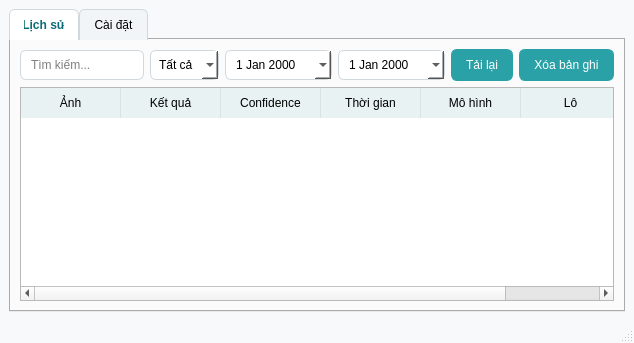
<?xml version='1.0' encoding='utf-8'?>
<ui version="4.0">
 <class>MainWindow_HistorySettings</class>
 <widget class="QMainWindow" name="MainWindow_HistorySettings">
  <property name="windowTitle"><string>Fruit ML - Lịch sử &amp; Cài đặt</string></property>
  <widget class="QWidget" name="centralwidget">
   <layout class="QVBoxLayout" name="verticalLayout">
    <item>
     <widget class="QTabWidget" name="tabMain">
      <widget class="QWidget" name="tabHistory">
       <attribute name="title"><string>Lịch sử</string></attribute>
       <layout class="QVBoxLayout" name="vlHistory">
        <item><layout class="QHBoxLayout" name="layoutFilters"><item><widget class="QLineEdit" name="txtSearchHistory"><property name="placeholderText"><string>Tìm kiếm...</string></property></widget></item><item><widget class="QComboBox" name="comboLabelHistory"><item><property name="text"><string>Tất cả</string></property></item><item><property name="text"><string>Good</string></property></item><item><property name="text"><string>Bad</string></property></item></widget></item><item><widget class="QDateEdit" name="dateFrom"><property name="calendarPopup"><bool>true</bool></property></widget></item><item><widget class="QDateEdit" name="dateTo"><property name="calendarPopup"><bool>true</bool></property></widget></item><item><widget class="QPushButton" name="btnReloadHistory"><property name="text"><string>Tải lại</string></property></widget></item><item><widget class="QPushButton" name="btnDeleteHistory"><property name="text"><string>Xóa bản ghi</string></property></widget></item></layout></item>
        <item><widget class="QTableWidget" name="tblHistory"><column><property name="text"><string>Ảnh</string></property></column><column><property name="text"><string>Kết quả</string></property></column><column><property name="text"><string>Confidence</string></property></column><column><property name="text"><string>Thời gian</string></property></column><column><property name="text"><string>Mô hình</string></property></column><column><property name="text"><string>Lô</string></property></column></widget></item>
       </layout>
      </widget>
      <widget class="QWidget" name="tabSettings">
       <attribute name="title"><string>Cài đặt</string></attribute>
       <layout class="QGridLayout" name="gridSettings">
        <item row="0" column="0"><widget class="QLabel" name="lblUsername"><property name="text"><string>Username</string></property></widget></item>
        <item row="0" column="1"><widget class="QLineEdit" name="txtUsername" /></item>
        <item row="1" column="0"><widget class="QLabel" name="lblEmail"><property name="text"><string>Email</string></property></widget></item>
        <item row="1" column="1"><widget class="QLineEdit" name="txtEmail" /></item>
        <item row="2" column="0"><widget class="QLabel" name="lblOldPassword"><property name="text"><string>Mật khẩu cũ</string></property></widget></item>
        <item row="2" column="1"><widget class="QLineEdit" name="txtOldPassword"><property name="echoMode"><enum>QLineEdit::Password</enum></property></widget></item>
        <item row="3" column="0"><widget class="QLabel" name="lblNewPassword"><property name="text"><string>Mật khẩu mới</string></property></widget></item>
        <item row="3" column="1"><widget class="QLineEdit" name="txtNewPassword"><property name="echoMode"><enum>QLineEdit::Password</enum></property></widget></item>
        <item row="4" column="0"><widget class="QLabel" name="lblConfirmNewPassword"><property name="text"><string>Nhập lại mật khẩu mới</string></property></widget></item>
        <item row="4" column="1"><widget class="QLineEdit" name="txtConfirmNewPassword"><property name="echoMode"><enum>QLineEdit::Password</enum></property></widget></item>
        <item row="5" column="0"><widget class="QPushButton" name="btnUpdateProfile"><property name="text"><string>Cập nhật hồ sơ</string></property></widget></item>
        <item row="5" column="1"><widget class="QPushButton" name="btnChangePassword"><property name="text"><string>Đổi mật khẩu</string></property></widget></item>
        <item row="6" column="0" colspan="2"><widget class="QPushButton" name="btnLogout"><property name="text"><string>Đăng xuất</string></property></widget></item>
       </layout>
      </widget>
     </widget>
    </item>
   </layout>
  </widget>
  <widget class="QStatusBar" name="statusbar" />
 <property name="styleSheet"><string>
    * { font-family: "Segoe UI"; }
    QMainWindow { background: #f7f9fb; }
    QGroupBox { border: 1px solid #e1e5ea; border-radius: 8px; margin-top: 16px; }
    QGroupBox::title { subcontrol-origin: margin; subcontrol-position: top left; padding: 4px 8px; color: #0b6d77; font-weight: 600; }
    QPushButton { padding: 8px 14px; border-radius: 6px; border: 1px solid #2aa1a6; background: #2aa1a6; color: white; }
    QPushButton:hover { background: #238a8f; }
    QPushButton#btnLogout { background: #f44336; border-color: #f44336; }
    QLineEdit, QComboBox, QDateEdit, QTextEdit { border: 1px solid #cfd8dc; border-radius: 6px; padding: 6px 8px; background: white; }
    QTabBar::tab { padding: 8px 14px; border: 1px solid #cfd8dc; border-bottom: none; background: #f1f5f8; border-top-left-radius: 6px; border-top-right-radius: 6px; }
    QTabBar::tab:selected { background: white; color: #0b6d77; font-weight: 600; }
    QHeaderView::section { background:#e9f2f3; padding: 6px; border: none; border-right:1px solid #d7e3e4; }
    QTableView { gridline-color:#e3ecee; selection-background-color:#b2ebf2; selection-color:#003b40; }
    </string></property></widget>
 <resources />
 <connections />
</ui>
